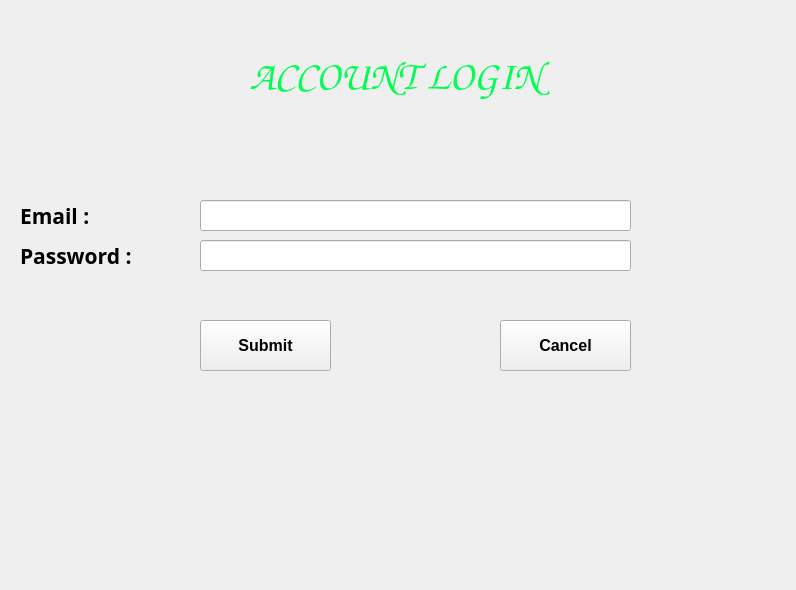
<?xml version="1.0" encoding="UTF-8"?>
<ui version="4.0">
 <class>RestaurantMenu</class>
 <widget class="QMainWindow" name="RestaurantMenu">
  <property name="geometry">
   <rect>
    <x>0</x>
    <y>0</y>
    <width>796</width>
    <height>590</height>
   </rect>
  </property>
  <property name="windowTitle">
   <string>MainWindow</string>
  </property>
  <widget class="QWidget" name="centralwidget">
   <widget class="QLabel" name="label_2">
    <property name="geometry">
     <rect>
      <x>30</x>
      <y>30</y>
      <width>731</width>
      <height>91</height>
     </rect>
    </property>
    <property name="palette">
     <palette>
      <active>
       <colorrole role="WindowText">
        <brush brushstyle="SolidPattern">
         <color alpha="255">
          <red>0</red>
          <green>255</green>
          <blue>81</blue>
         </color>
        </brush>
       </colorrole>
      </active>
      <inactive>
       <colorrole role="WindowText">
        <brush brushstyle="SolidPattern">
         <color alpha="255">
          <red>0</red>
          <green>255</green>
          <blue>81</blue>
         </color>
        </brush>
       </colorrole>
      </inactive>
      <disabled>
       <colorrole role="WindowText">
        <brush brushstyle="SolidPattern">
         <color alpha="255">
          <red>120</red>
          <green>120</green>
          <blue>120</blue>
         </color>
        </brush>
       </colorrole>
      </disabled>
     </palette>
    </property>
    <property name="font">
     <font>
      <family>Comic Sans MS</family>
      <pointsize>30</pointsize>
      <weight>75</weight>
      <bold>true</bold>
     </font>
    </property>
    <property name="cursor">
     <cursorShape>PointingHandCursor</cursorShape>
    </property>
    <property name="text">
     <string>ACCOUNT LOGIN</string>
    </property>
    <property name="alignment">
     <set>Qt::AlignCenter</set>
    </property>
   </widget>
   <widget class="QLabel" name="label_4">
    <property name="geometry">
     <rect>
      <x>20</x>
      <y>200</y>
      <width>141</width>
      <height>31</height>
     </rect>
    </property>
    <property name="font">
     <font>
      <family>Bahnschrift SemiBold</family>
      <pointsize>16</pointsize>
      <weight>75</weight>
      <bold>true</bold>
     </font>
    </property>
    <property name="text">
     <string>Email :</string>
    </property>
   </widget>
   <widget class="QLineEdit" name="EmailField">
    <property name="geometry">
     <rect>
      <x>200</x>
      <y>200</y>
      <width>431</width>
      <height>31</height>
     </rect>
    </property>
    <property name="font">
     <font>
      <family>Bahnschrift SemiBold</family>
      <pointsize>14</pointsize>
      <weight>75</weight>
      <bold>true</bold>
     </font>
    </property>
    <property name="clearButtonEnabled">
     <bool>false</bool>
    </property>
   </widget>
   <widget class="QLabel" name="label_7">
    <property name="geometry">
     <rect>
      <x>20</x>
      <y>240</y>
      <width>161</width>
      <height>31</height>
     </rect>
    </property>
    <property name="font">
     <font>
      <family>Bahnschrift SemiBold</family>
      <pointsize>16</pointsize>
      <weight>75</weight>
      <bold>true</bold>
     </font>
    </property>
    <property name="text">
     <string>Password :</string>
    </property>
   </widget>
   <widget class="QLineEdit" name="PassField">
    <property name="geometry">
     <rect>
      <x>200</x>
      <y>240</y>
      <width>431</width>
      <height>31</height>
     </rect>
    </property>
    <property name="font">
     <font>
      <family>Bahnschrift SemiBold</family>
      <pointsize>14</pointsize>
      <weight>75</weight>
      <bold>true</bold>
     </font>
    </property>
    <property name="clearButtonEnabled">
     <bool>false</bool>
    </property>
   </widget>
   <widget class="QPushButton" name="SubmitBt">
    <property name="geometry">
     <rect>
      <x>200</x>
      <y>320</y>
      <width>131</width>
      <height>51</height>
     </rect>
    </property>
    <property name="font">
     <font>
      <pointsize>12</pointsize>
      <weight>75</weight>
      <bold>true</bold>
     </font>
    </property>
    <property name="text">
     <string>Submit</string>
    </property>
   </widget>
   <widget class="QPushButton" name="CancelBt">
    <property name="geometry">
     <rect>
      <x>500</x>
      <y>320</y>
      <width>131</width>
      <height>51</height>
     </rect>
    </property>
    <property name="font">
     <font>
      <pointsize>12</pointsize>
      <weight>75</weight>
      <bold>true</bold>
     </font>
    </property>
    <property name="text">
     <string>Cancel</string>
    </property>
   </widget>
   <widget class="QLabel" name="label">
    <property name="geometry">
     <rect>
      <x>0</x>
      <y>0</y>
      <width>801</width>
      <height>591</height>
     </rect>
    </property>
    <property name="text">
     <string/>
    </property>
    <property name="pixmap">
     <pixmap>rickroll-4k.jpg</pixmap>
    </property>
    <property name="scaledContents">
     <bool>true</bool>
    </property>
   </widget>
   <zorder>label</zorder>
   <zorder>label_2</zorder>
   <zorder>label_4</zorder>
   <zorder>EmailField</zorder>
   <zorder>label_7</zorder>
   <zorder>PassField</zorder>
   <zorder>SubmitBt</zorder>
   <zorder>CancelBt</zorder>
  </widget>
 </widget>
 <resources>
  <include location="background.qrc"/>
 </resources>
 <connections/>
</ui>
